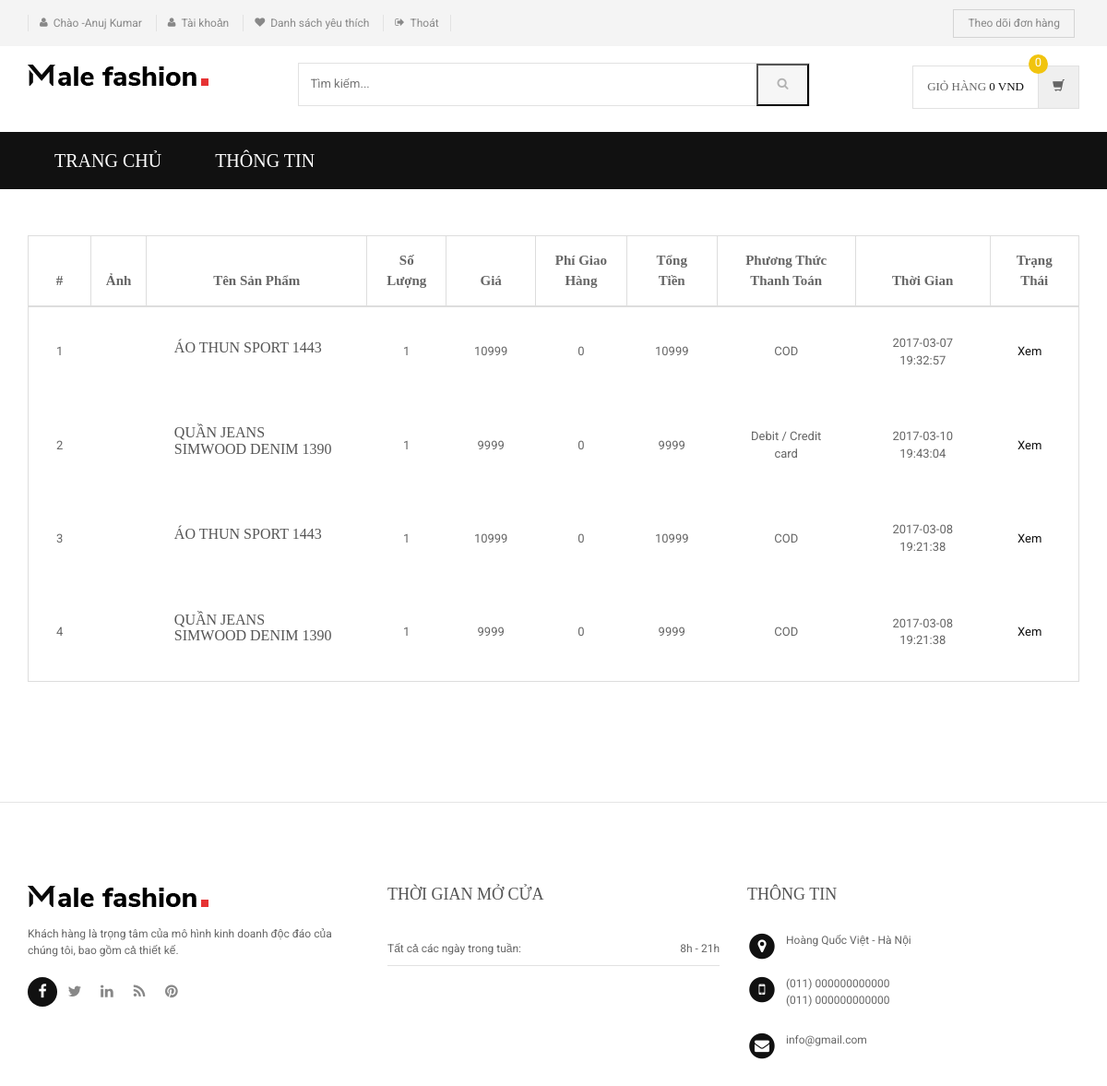
The page /order-history.php (signed in) on the database its author committed.
### tables this page shows
CREATE TABLE `orders` (
  `id` int(11) NOT NULL,
  `userId` int(11) DEFAULT NULL,
  `productId` varchar(255) DEFAULT NULL,
  `quantity` int(11) DEFAULT NULL,
  `orderDate` timestamp NOT NULL DEFAULT current_timestamp(),
  `paymentMethod` varchar(50) DEFAULT NULL,
  `orderStatus` varchar(55) DEFAULT NULL
);

CREATE TABLE `products` (
  `id` int(11) NOT NULL,
  `category` int(11) NOT NULL,
  `subCategory` int(11) DEFAULT NULL,
  `productName` varchar(255) DEFAULT NULL,
  `productCompany` varchar(255) DEFAULT NULL,
  `productPrice` int(11) DEFAULT NULL,
  `productPriceBeforeDiscount` int(11) DEFAULT NULL,
  `productDescription` longtext DEFAULT NULL,
  `productImage1` varchar(255) DEFAULT NULL,
  `productImage2` varchar(255) DEFAULT NULL,
  `productImage3` varchar(255) DEFAULT NULL,
  `shippingCharge` int(11) DEFAULT NULL,
  `productAvailability` varchar(255) DEFAULT NULL,
  `postingDate` timestamp NULL DEFAULT current_timestamp(),
  `updationDate` varchar(255) DEFAULT NULL
);

### order-history.php (the view, shortened to what this page needs)
<?php
include('includes/config.php');
if (strlen($_SESSION['login']) == 0) {
	header('location:login.php');
} else {
?>
	<!DOCTYPE html>
	<html lang="en">
	<head>
		<link rel="stylesheet" href="assets/css/bootstrap.min.css">
		<link rel="stylesheet" href="assets/css/main.css">
		<link rel="stylesheet" href="assets/css/green.css">
		<link rel="stylesheet" href="assets/css/owl.carousel.css">
		<link rel="stylesheet" href="assets/css/owl.transitions.css">
		<link href="assets/css/lightbox.css" rel="stylesheet">
		<link rel="stylesheet" href="assets/css/animate.min.css">
		<link rel="stylesheet" href="assets/css/rateit.css">
		<link rel="stylesheet" href="assets/css/bootstrap-select.min.css">
		<link rel="stylesheet" href="assets/css/config.css">
		<link href="assets/css/green.css" rel="alternate stylesheet" title="Green color">
		<link href="assets/css/blue.css" rel="alternate stylesheet" title="Blue color">
		<link href="assets/css/red.css" rel="alternate stylesheet" title="Red color">
		<link href="assets/css/orange.css" rel="alternate stylesheet" title="Orange color">
		<link href="assets/css/dark-green.css" rel="alternate stylesheet" title="Darkgreen color">
		<link rel="stylesheet" href="assets/css/font-awesome.min.css">
	</head>
	<body class="cnt-home">
		<header class="header-style-1">
			<?php include('includes/top-header.php'); ?>
			<?php include('includes/main-header.php'); ?>
			<?php include('includes/menu-bar.php'); ?>
		</header>
		<div class="body-content outer-top-xs">
			<div class="container">
				<div class="row inner-bottom-sm">
					<div class="shopping-cart">
						<div class="col-md-12 col-sm-12 shopping-cart-table ">
							<div class="table-responsive">
								<form name="cart" method="post">
									<table class="table table-bordered">
										<thead>
											<tr>
												<th class="cart-romove item">#</th>
												<th class="cart-description item">Ảnh</th>
												<th class="cart-product-name item">Tên Sản Phẩm</th>
												<th class="cart-qty item">Số Lượng</th>
												<th class="cart-sub-total item">Giá</th>
												<th class="cart-sub-total item">Phí Giao Hàng</th>
												<th class="cart-total item">Tổng Tiền</th>
												<th class="cart-total item">Phương Thức Thanh Toán</th>
												<th class="cart-description item">Thời Gian</th>
												<th class="cart-total last-item">Trạng Thái</th>
											</tr>
										</thead>
										<tbody>
											<?php
											$query = mysqli_query($con, "select products.productImage1 as pimg1,products.productName as pname,products.id as proid,orders.productId as opid,orders.quantity as qty,products.productPrice as pprice,products.shippingCharge as shippingcharge,orders.paymentMethod as paym,orders.orderDate as odate,orders.id as orderid from orders join products on orders.productId=products.id where orders.userId='" . $_SESSION['id'] . "' and orders.paymentMethod is not null");
											$cnt = 1;
											while ($row = mysqli_fetch_array($query)) {
											?>
												<tr>
													<td><?php echo $cnt; ?></td>
													<td class="cart-image">
													</td>
													<td class="cart-product-name-info">
														<h4 class='cart-product-description'><a href="product-details.php?pid=<?php echo $row['opid']; ?>">
																<?php echo $row['pname']; ?></a></h4>
													</td>
													<td class="cart-product-quantity">
														<?php echo $qty = $row['qty']; ?>
													</td>
													<td class="cart-product-sub-total"><?php echo $price = $row['pprice']; ?> </td>
													<td class="cart-product-sub-total"><?php echo $shippcharge = $row['shippingcharge']; ?> </td>
													<td class="cart-product-grand-total"><?php echo (($qty * $price) + $shippcharge); ?></td>
													<td class="cart-product-sub-total"><?php echo $row['paym']; ?> </td>
													<td class="cart-product-sub-total"><?php echo $row['odate']; ?> </td>
													<td>
														<a href="javascript:void(0);" onClick="popUpWindow('track-order.php?oid=<?php echo htmlentities($row['orderid']); ?>');" title="Track order">
															Xem
												</tr>
											<?php $cnt = $cnt + 1;
											} ?>
										</tbody>
									</table>
							</div>
						</div>
					</div>
				</div>
			</div>
		</div>
		<?php include('includes/footer.php'); ?>
	</body>
	</html>
<?php } ?>

### rows shown on the page
orders: productId.productName "ÁO THUN SPORT 1443", quantity "1", productId.productPrice "10999", productId.shippingCharge "0", ($qty * $price) + $shippcharge "10999", paymentMethod "COD", orderDate "2017-03-07 19:32:57"
orders: productId.productName "QUẦN JEANS SIMWOOD DENIM 1390", quantity "1", productId.productPrice "9999", productId.shippingCharge "0", ($qty * $price) + $shippcharge "9999", paymentMethod "Debit / Credit card", orderDate "2017-03-10 19:43:04"
orders: productId.productName "ÁO THUN SPORT 1443", quantity "1", productId.productPrice "10999", productId.shippingCharge "0", ($qty * $price) + $shippcharge "10999", paymentMethod "COD", orderDate "2017-03-08 19:21:38"
orders: productId.productName "QUẦN JEANS SIMWOOD DENIM 1390", quantity "1", productId.productPrice "9999", productId.shippingCharge "0", ($qty * $price) + $shippcharge "9999", paymentMethod "COD", orderDate "2017-03-08 19:21:38"

### other values the page prints
$_SESSION['username'] "Anuj Kumar"
